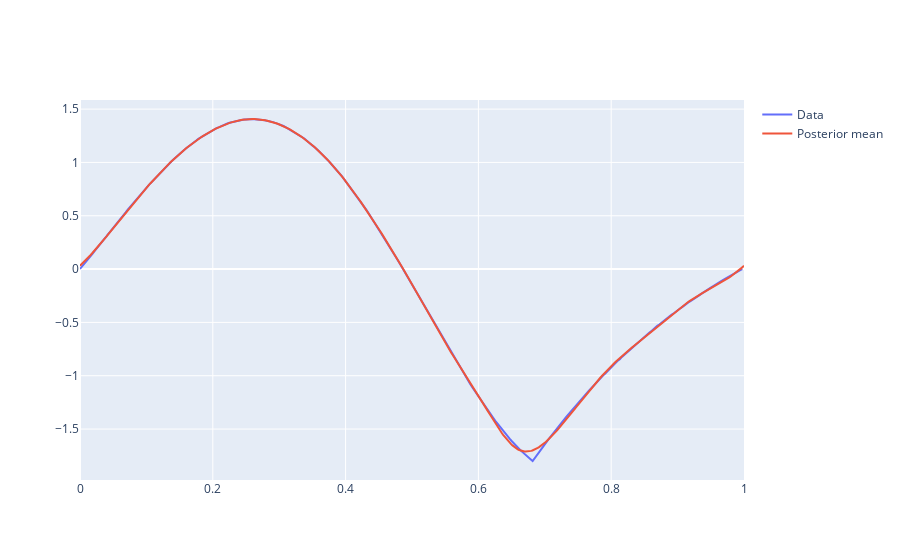

Notebook source saved alongside this figure:
### Code cell
# Now we test if the learned RKHS is rich enough to reconstruct some test waveforms
from prism.svi import infer_eps_posterior_single

test_index = 321

mu_eps, Sigma_eps = infer_eps_posterior_single(
    opt_posterior, dataset.X[test_index], dataset.y[test_index]
)


f_mean = gp_posterior_mean_from_eps(
    opt_posterior,
    t,
    mu_eps,
)


fig = go.Figure()
fig.add_trace(
    go.Scatter(
        x=np.asarray(dataset.X[test_index]),
        y=np.asarray(dataset.y[test_index]),
        mode="lines",
        name="Data",
    )
)
fig.add_trace(
    go.Scatter(
        x=np.asarray(t),
        y=np.asarray(f_mean),
        mode="lines",
        name="Posterior mean",
    )
)
fig.show()

### Figure 1 — Plotly figure (JSON) as saved in the notebook; plotly's stock layout.template omitted (floating-point values rounded to 4 significant figures; data arrays with more than 128 entries replaced by an {"elided": "..."} marker saying what was removed)
{"data": [{"mode": "lines", "name": "Data", "type": "scatter", "x": {"elided": "867 float values"}, "y": {"elided": "867 float values"}}, {"mode": "lines", "name": "Posterior mean", "type": "scatter", "x": {"elided": "500 float values"}, "y": {"elided": "500 float values"}}], "layout": {}}
